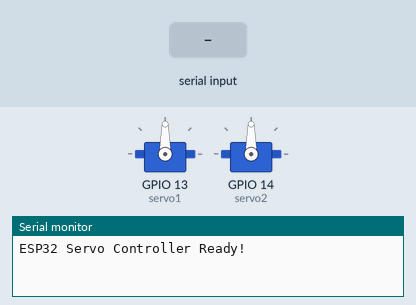
This program was run on a simulated ESP32. Shown: 2 × servo, the last lines printed to the serial monitor. The inputs (shaded band) are chosen by the test bench.

Above: at 1.2 s.
1.3 s: "S2:45\n" received over Serial
At 2.5 s:
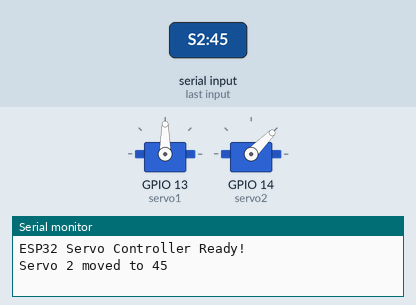
2.8 s: "S1:\n" received over Serial
At 3.7 s:
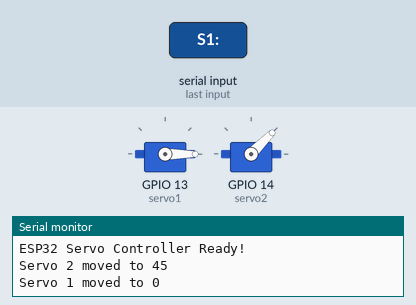
4.3 s: "S2:\n" received over Serial
At 4.9 s:
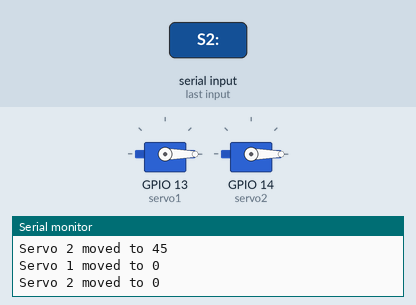
5.8 s: "S1:90\n" received over Serial
At 7.0 s:
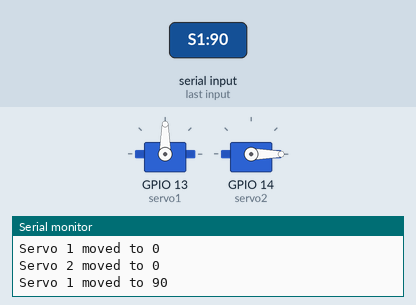
7.3 s: "S1:,45\n" received over Serial
At 8.4 s:
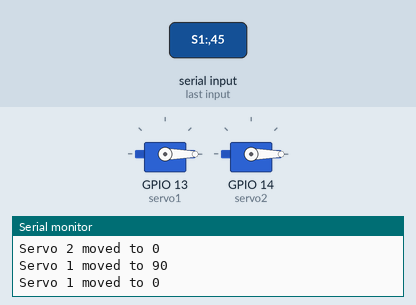
8.8 s: "S2:90\n" received over Serial
At 9.5 s:
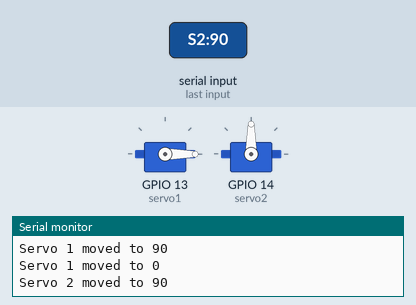
Timing chart, 0 to 11.3 s (numbered marks = the images above; inputs shaded):
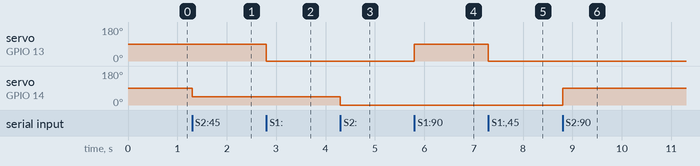

The program:

main.cpp
```cpp
#include <Arduino.h>
#include <Servo.h>

Servo servo1;
Servo servo2;

void setup() {
  Serial.begin(115200);
  servo1.attach(13); // Servo 1 signal pin
  servo2.attach(14); // Servo 2 signal pin
  Serial.println("ESP32 Servo Controller Ready!");
}

void loop() {
  // Check if serial data is available
  if (Serial.available()) {
    String command = Serial.readStringUntil('\n'); // Read until newline
    command.trim(); // Remove whitespace

    // Expect command format: "S1:90" or "S2:45"
    if (command.startsWith("S1:")) {
      int pos = command.substring(3).toInt();
      pos = constrain(pos, 0, 180);
      servo1.write(pos);
      Serial.print("Servo 1 moved to ");
      Serial.println(pos);
    } else if (command.startsWith("S2:")) {
      int pos = command.substring(3).toInt();
      pos = constrain(pos, 0, 180);
      servo2.write(pos);
      Serial.print("Servo 2 moved to ");
      Serial.println(pos);
    }
  }
}
```

Measured:
- after the input at 1.3 s, servo on GPIO 14 (servo2): 90° → 45° at once
- after the input at 2.8 s, servo on GPIO 13 (servo1): 90° → 0° at once
- after the input at 4.3 s, servo on GPIO 14 (servo2): 45° → 0° at once
- after the input at 5.8 s, servo on GPIO 13 (servo1): 0° → 90° at once
- after the input at 7.3 s, servo on GPIO 13 (servo1): 90° → 0° at once
- after the input at 8.8 s, servo on GPIO 14 (servo2): 0° → 90° at once
